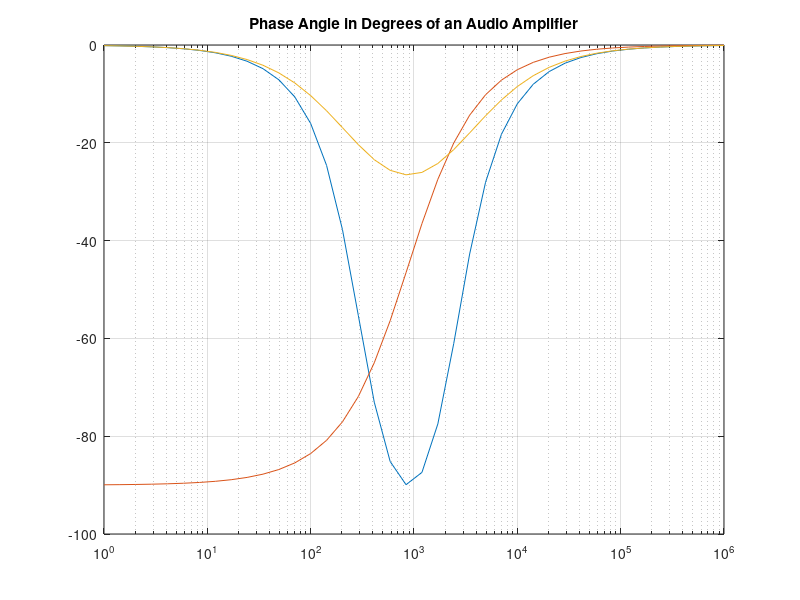

Source code (MATLAB):
clf
f= logspace(0, 6, 40);
Phase1= 0-atan(2*(5555./(2*pi*f))./(1-(5555./(2*pi*f))).^2)*180./pi;
Phase2= 0-atan(5555./(2*pi*f))*180./pi;
Phase3= 0-atan(2*(5555./(2*pi*f))./(1+(5555./(2*pi*f))).^2)*180./pi;
semilogx(f, Phase1, f, Phase2, f, Phase3); grid
title('Phase Angle in Degrees of an Audio Amplifier')
